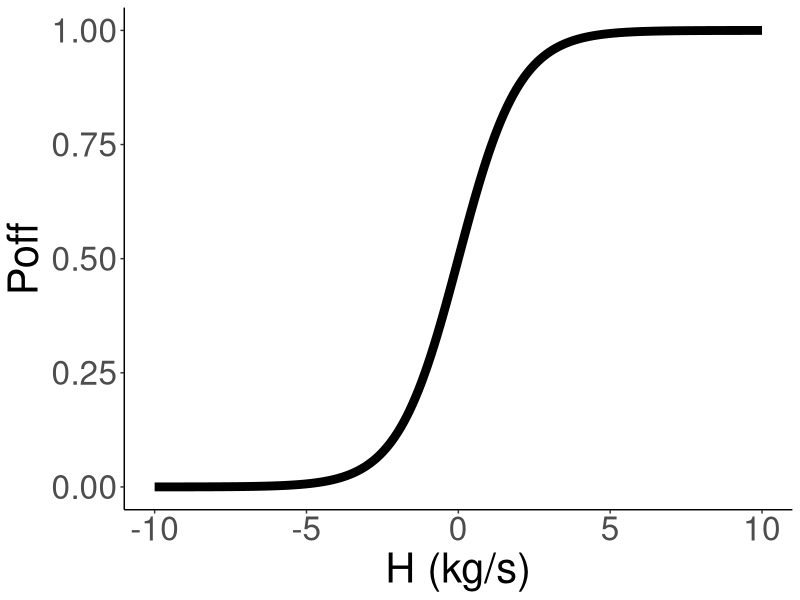
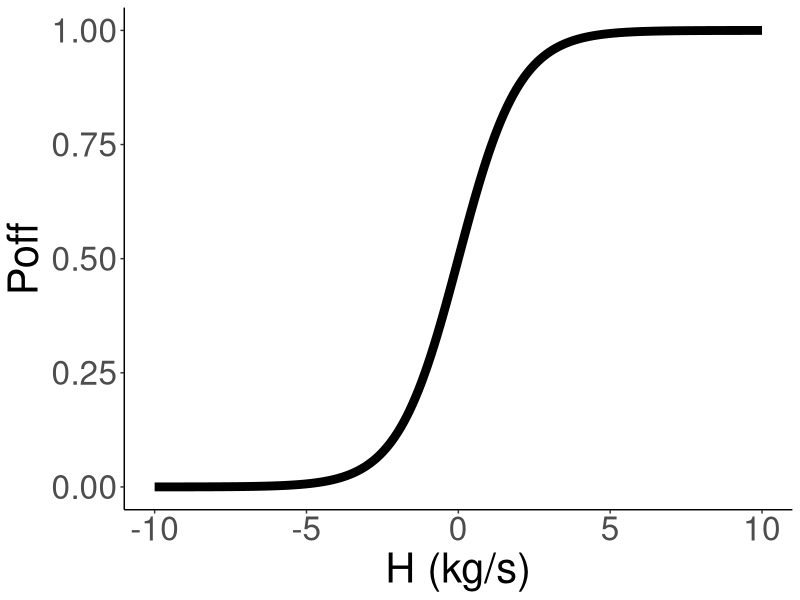

These figures' R source, in order:
library(tidyverse)

vals = data.frame(H = seq(-10, 10, by = 0.1))
vals = vals %>% mutate(Poff = (exp(H))/(1 + exp(H)))

ggplot(vals, aes(H, Poff)) + 
    geom_line(size = 3) +
    theme_classic() +
    labs(x = "H (kg/s)", y = "Poff") +
    theme(text = element_text(size = 30))

ggsave(filename = "expFigure.png")
